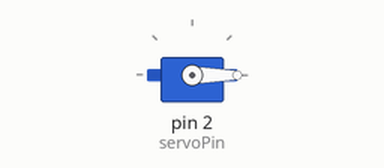
This sketch was run on a simulated Arduino Uno, built with avr-gcc and run on an emulated ATmega328P. On the bench: servo.

Above: at 0.1 s.
At 9.1 s:
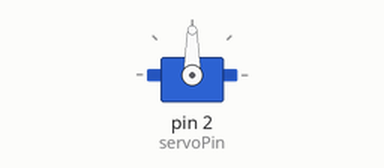
At 19.1 s:
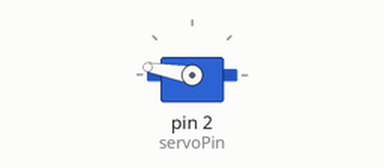
At 39.1 s:
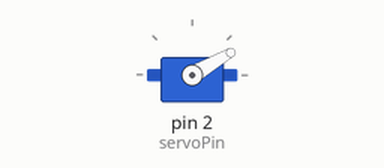
Timing chart, 0 to 40.0 s (numbered marks = the images above):
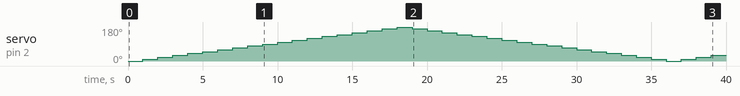

The sketch:

Servo.ino
```cpp
#include <Servo.h>

Servo myservo;  // 서보 모터 객체 생성
int servoPin = 2;  // 서보 모터 핀 번호
int angle = 0;  // 초기 각도
int angleIncrement = 10;  // 각도 증가량
int delayTime = 1000;  // 시간 지연 (밀리초)

void setup() {
  myservo.attach(servoPin);  // 서보 모터 핀 설정
}

void loop() {
  // 서보 모터를 현재 각도로 회전
  myservo.write(angle);

  // 각도 증가
  angle += angleIncrement;

  // 각도가 0도 이하 또는 180도 이상이면 방향을 반대로 전환
  if (angle >= 180 || angle <= 0) {
    angleIncrement = -angleIncrement;
  }

  // 지연 시간 동안 대기
  delay(delayTime);
}
```

Measured:
- by itself, servo on pin 2 (servoPin): 0° → 10° at 1.0 s, → 20° 1.0 s later, → 30° 1.0 s later, → 40° 1.0 s later, … (39 changes in this stretch)
